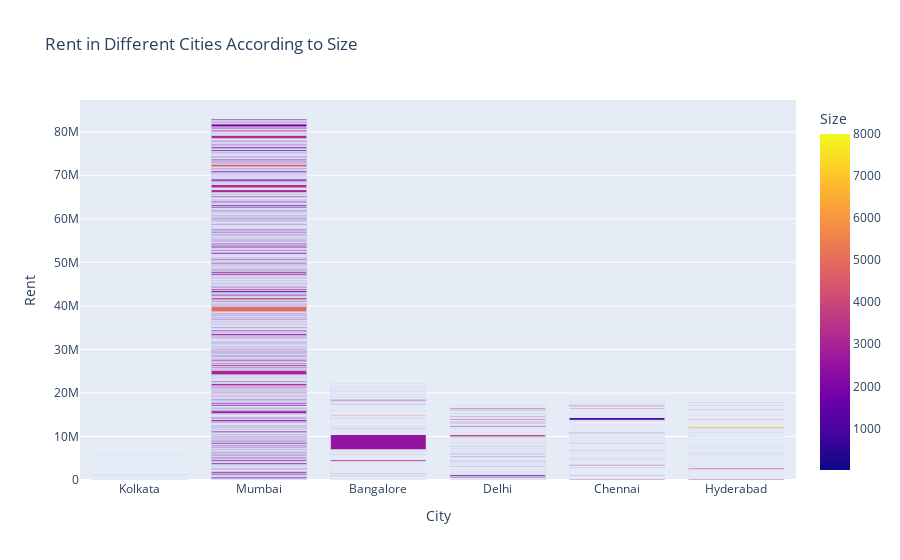

Notebook source saved alongside this figure:
### Code cell
figure = px.bar(df, x=df["City"], 
                y = df["Rent"], 
                color = df["Size"],
            title="Rent in Different Cities According to Size")
figure.show()

### Figure 1 — Plotly figure (JSON) as saved in the notebook; plotly's stock layout.template omitted (floating-point values rounded to 4 significant figures; data arrays with more than 128 entries replaced by an {"elided": "..."} marker saying what was removed)
{"data": [{"alignmentgroup": "True", "hovertemplate": "City=%{x}<br>Rent=%{y}<br>Size=%{marker.color}<extra></extra>", "legendgroup": "", "marker": {"color": {"elided": "4746 int values"}, "coloraxis": "coloraxis", "pattern": {"shape": ""}}, "name": "", "offsetgroup": "", "orientation": "v", "showlegend": false, "textposition": "auto", "type": "bar", "x": {"elided": "4746 str values"}, "xaxis": "x", "y": {"elided": "4746 int values"}, "yaxis": "y"}], "layout": {"barmode": "relative", "coloraxis": {"colorbar": {"title": {"text": "Size"}}, "colorscale": [[0, "#0d0887"], [0.1111, "#46039f"], [0.2222, "#7201a8"], [0.3333, "#9c179e"], [0.4444, "#bd3786"], [0.5556, "#d8576b"], [0.6667, "#ed7953"], [0.7778, "#fb9f3a"], [0.8889, "#fdca26"], [1, "#f0f921"]]}, "legend": {"tracegroupgap": 0}, "title": {"text": "Rent in Different Cities According to Size"}, "xaxis": {"anchor": "y", "domain": [0, 1], "title": {"text": "City"}}, "yaxis": {"anchor": "x", "domain": [0, 1], "title": {"text": "Rent"}}}}
